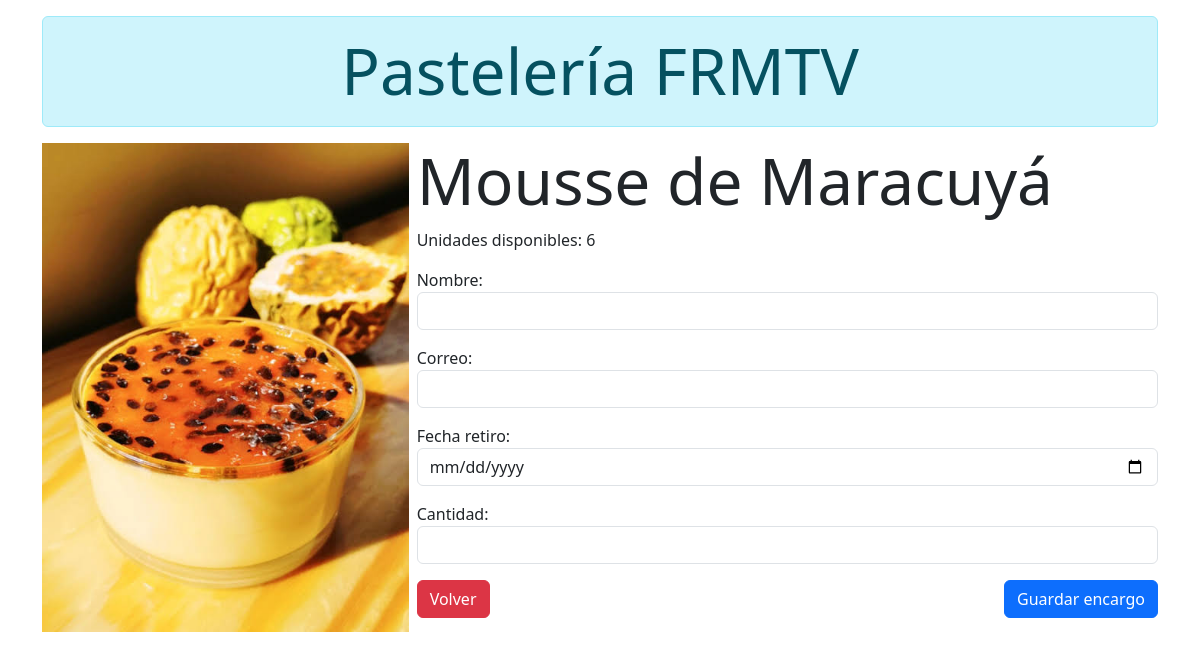
/encargar/2/, run on the app's committed database.
### catalogo/models.py (models this page shows, shortened)
class producto(models.Model):
    nombre = models.CharField(max_length=50)
    linea = models.ForeignKey(linea, on_delete=models.CASCADE, related_name='productos')
    precio = models.PositiveIntegerField()
    imagen = models.ImageField(upload_to='imagenes/', blank=True, null=True)
    apto_celiacos = models.BooleanField(default=False)
    cantidad = models.PositiveSmallIntegerField(verbose_name='porciones')
    disponibilidad = models.BooleanField(default=True)
    stock_dia = models.PositiveIntegerField(verbose_name='stock del día')
    class Meta:
        ordering = ['nombre']
        verbose_name_plural = 'productos de la pasteleria'
    @property
    def agotado(self):
        return self.stock_dia == 0

### catalogo/views.py (the view, shortened to what this page needs)
# urls.py: path('encargar/<int:id>/', views.encargar, name='encargar'),
def encargar(request, id):
    prod = get_object_or_404(producto, id=id, disponibilidad=True)
    if prod.agotado:
        return render(request, 'encargar.html', {'producto': prod, 'agotado': True})
    form = EncargoForm(request.POST or None, producto=prod)
    return render(request, 'encargar.html', {'producto': prod, 'form': form})

### catalogo/forms.py (shortened to what this page needs)
class EncargoForm(forms.ModelForm):
    class Meta:
        model = encargo
        fields = ['nombre', 'correo', 'fecha_retiro', 'cantidad']
        widgets = {'fecha_retiro': forms.DateInput(attrs={'type': 'date'})}
    def __init__(self, *args, producto=None, **kwargs):
        super().__init__(*args, **kwargs)
        self.producto = producto
        for campo in self.fields.values():
            campo.widget.attrs['class'] = 'form-control'

### templates/encargar.html (shortened to what this page needs)
<!doctype html>
<html lang="en" data-bs-theme="light">
    <head>
        <link
            href="https://cdn.jsdelivr.net/npm/bootstrap@5.3.8/dist/css/bootstrap.min.css"
            rel="stylesheet"
        />
    </head>
    <body class="container mt-3">
        <header>
            <div class="alert alert-info text-center display-3" role="alert">
                Pastelería FRMTV
            </div>
        </header>
        <main>
            <div class="row justify-content-center aling-items-center g-2">
                <div class="col-4">
                    <img src="/media/{{ producto.imagen }}" class="img-fluid" alt="{{ producto.nombre }}">
                </div>
                <div class="col">
                    <h1 class ="display-3">{{ producto.nombre }}</h1>
                    {% if agotado %}
                        <div class="alert alert-danger">Agotado por hoy</div>
                        <a class="btn btn-outline-secondary" href="/">Volver</a>
                    {% else %}
                        <p>Unidades disponibles: {{ producto.stock_dia }}</p>
                        <form method="post">
                        {{ form.as_p }}
                        <a class="btn btn-danger" href="{% url 'detalle' producto.id %}">Volver</a>
                        <button class="btn btn-primary float-end">Guardar encargo</button>
                        </form>
                    {% endif %}
                </div>
            </div>
        </main>
    </body>
</html>

### data on the page
producto: imagen (picture), nombre "Mousse de Maracuyá", stock_dia "6"
